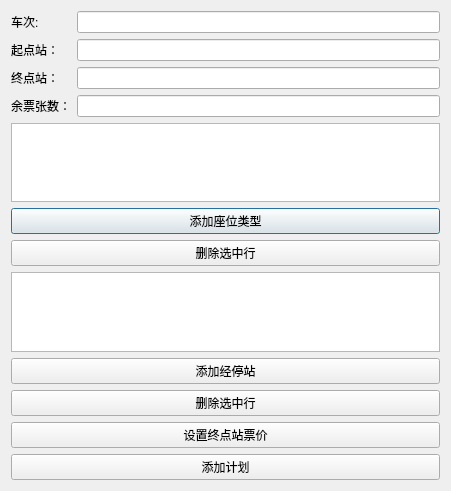
<?xml version="1.0" encoding="UTF-8"?>
<ui version="4.0">
 <class>addPlan</class>
 <widget class="QDialog" name="addPlan">
  <property name="geometry">
   <rect>
    <x>0</x>
    <y>0</y>
    <width>451</width>
    <height>491</height>
   </rect>
  </property>
  <property name="windowTitle">
   <string>Dialog</string>
  </property>
  <property name="windowIcon">
   <iconset resource="pic.qrc">
    <normaloff>:/new/prefix1/12308.png</normaloff>:/new/prefix1/12308.png</iconset>
  </property>
  <layout class="QVBoxLayout" name="verticalLayout_5">
   <item>
    <layout class="QGridLayout" name="gridLayout">
     <item row="0" column="0">
      <layout class="QVBoxLayout" name="verticalLayout_2">
       <item>
        <widget class="QLabel" name="label">
         <property name="text">
          <string>车次:</string>
         </property>
        </widget>
       </item>
       <item>
        <widget class="QLabel" name="label_2">
         <property name="text">
          <string>起点站：</string>
         </property>
        </widget>
       </item>
       <item>
        <widget class="QLabel" name="label_3">
         <property name="text">
          <string>终点站：</string>
         </property>
        </widget>
       </item>
       <item>
        <widget class="QLabel" name="label_5">
         <property name="text">
          <string>余票张数：</string>
         </property>
        </widget>
       </item>
      </layout>
     </item>
     <item row="0" column="1">
      <layout class="QVBoxLayout" name="verticalLayout_3">
       <item>
        <widget class="QLineEdit" name="trainIDLineEdit"/>
       </item>
       <item>
        <widget class="QLineEdit" name="fromStationLineEdit"/>
       </item>
       <item>
        <widget class="QLineEdit" name="endStationLineEdit"/>
       </item>
       <item>
        <widget class="QLineEdit" name="remainTicketsLineEdit"/>
       </item>
      </layout>
     </item>
    </layout>
   </item>
   <item>
    <layout class="QVBoxLayout" name="verticalLayout_4">
     <item>
      <layout class="QVBoxLayout" name="verticalLayout">
       <item>
        <widget class="QTableView" name="seatTypeTableView"/>
       </item>
       <item>
        <widget class="QPushButton" name="addSearTypeBtn">
         <property name="text">
          <string>添加座位类型</string>
         </property>
        </widget>
       </item>
       <item>
        <widget class="QPushButton" name="deleteSeatTypeBtn">
         <property name="text">
          <string>删除选中行</string>
         </property>
        </widget>
       </item>
       <item>
        <widget class="QTableView" name="stationsTableView"/>
       </item>
       <item>
        <widget class="QPushButton" name="addStationBtn">
         <property name="text">
          <string>添加经停站</string>
         </property>
        </widget>
       </item>
       <item>
        <widget class="QPushButton" name="deleteStationBtn">
         <property name="text">
          <string>删除选中行</string>
         </property>
        </widget>
       </item>
       <item>
        <widget class="QPushButton" name="setEndStationPriceBtn">
         <property name="text">
          <string>设置终点站票价</string>
         </property>
        </widget>
       </item>
      </layout>
     </item>
     <item>
      <widget class="QPushButton" name="completeBtn">
       <property name="text">
        <string>添加计划</string>
       </property>
      </widget>
     </item>
    </layout>
   </item>
  </layout>
 </widget>
 <resources>
  <include location="pic.qrc"/>
 </resources>
 <connections/>
</ui>
